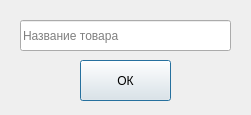
<?xml version="1.0" encoding="UTF-8"?>
<ui version="4.0">
 <class>Form_shopping_master</class>
 <widget class="QDialog" name="Form_shopping_master">
  <property name="geometry">
   <rect>
    <x>0</x>
    <y>0</y>
    <width>251</width>
    <height>115</height>
   </rect>
  </property>
  <property name="minimumSize">
   <size>
    <width>251</width>
    <height>115</height>
   </size>
  </property>
  <property name="maximumSize">
   <size>
    <width>251</width>
    <height>115</height>
   </size>
  </property>
  <property name="windowTitle">
   <string>Dialog</string>
  </property>
  <widget class="QPushButton" name="btn_buyproduct">
   <property name="geometry">
    <rect>
     <x>80</x>
     <y>60</y>
     <width>91</width>
     <height>41</height>
    </rect>
   </property>
   <property name="text">
    <string>ОК</string>
   </property>
  </widget>
  <widget class="QLineEdit" name="lineEdit_name_product">
   <property name="geometry">
    <rect>
     <x>20</x>
     <y>20</y>
     <width>211</width>
     <height>31</height>
    </rect>
   </property>
   <property name="placeholderText">
    <string>Название товара</string>
   </property>
  </widget>
 </widget>
 <resources/>
 <connections/>
</ui>
